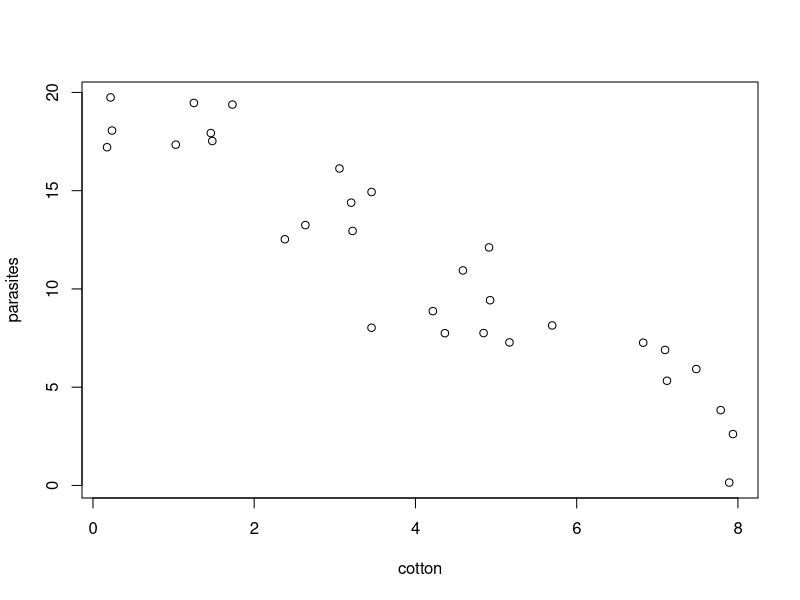

The R source for this figure:
##Ceci Martinez
## 11/02/2023


# Loading packages --------------------------------------------------------
library(tidyverse) # for all the tidythings

# changing things


#Categorical

n_nests <- 30
rand_na = n_nests * 0.1

color_vals = c("nocolor", "green")

d1 <- data.frame(nest = 1:n_nests,
                 treatment = c(rep("water", n_nests),
                               rep("permethrin", n_nests)))

d1$parasites[d1$treatment == "water"] <- rpois(n_nests, 20)
d1$parasites[d1$treatment == "permethrin"] <- rpois(n_nests, 3)
d1
# write.csv(d1, "parasite_data.csv")


#Continuous
n_nests <- 30
d2 <- data.frame(nest = 1:n_nests,
                 cotton = runif(n_nests, min = 0, max = 8),
                 error = rnorm(n_nests, mean = 0, sd = 2))

d2 <- mutate(d2, parasites = 20 -(cotton * 2.1) + error)

plot(parasites ~ cotton, d2)
